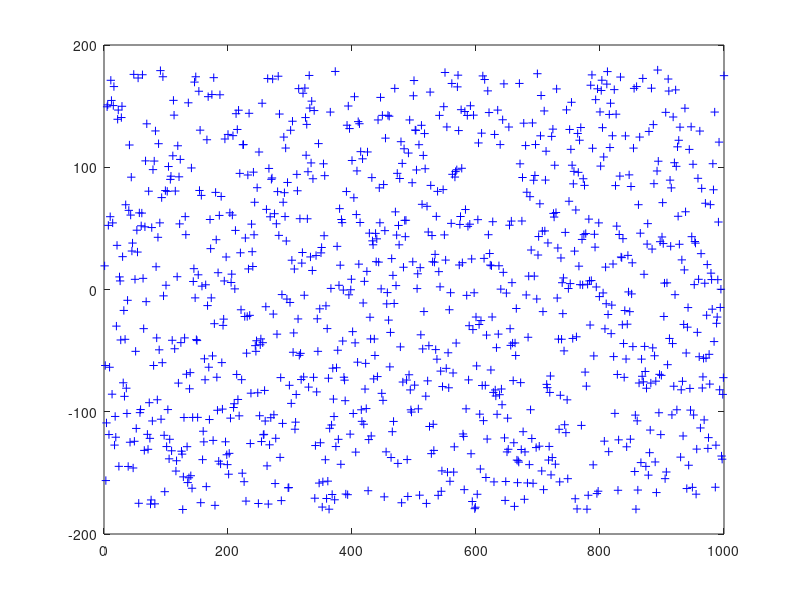
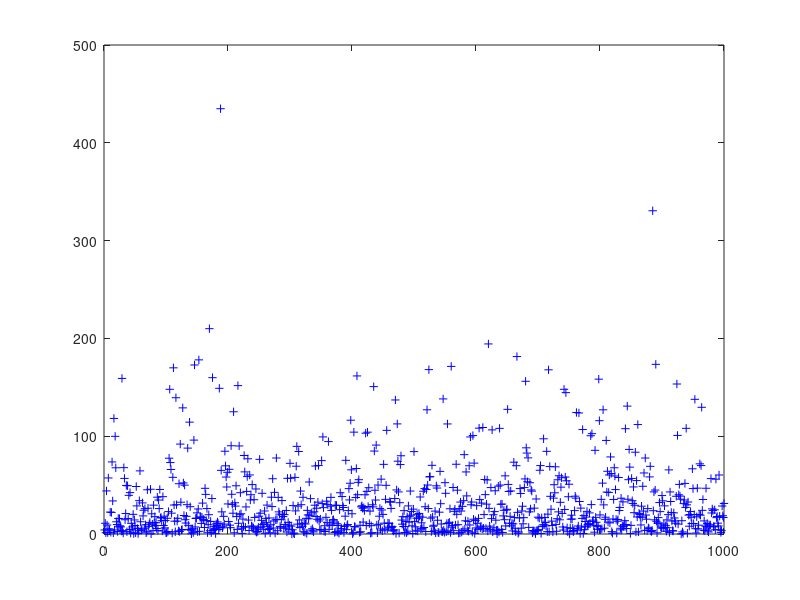

These figures' MATLAB source, in order:
%% Afric_Sim_test_Cumulant
clear;clc;
%% Initializations
mag_one = 1;
mag_two = 1/2;
phase_one = pi/6;
phase_two = pi/4;
array_size = 6;
Averaged_samples = 1000;
Noise_weight = 0.1;
X = zeros(1,array_size);
phi1=zeros(Averaged_samples,1);
mag1=zeros(Averaged_samples,1);


%% Two Element Array size
% A on Case 1
for Averaged_sample = 1:Averaged_samples;
    %     Noise = Averaged_sample*Noise_weight;
    for pos = 1:array_size;
        X(1,pos) = mag_one*exp(1i*2*pi*rand)*exp(-1i*sin(phase_one))...
            + mag_two*exp(1i*2*pi*rand)*exp(-1i*sin(phase_two))...
            + sqrt(-2*log(1-rand)).*exp(1i*2*pi*rand);
    end
    
     Y1 = [X(1,1),X(1,2)]; Y2 = [X(1,5),X(1,6)]; %Baseline = 4d
%     Y1 = [X(1,2),X(1,3)]; Y2 = [X(1,4),X(1,5)]; %Baseline = 2d
%     Y1 = [X(1,3),X(1,4)]; Y2 = [X(1,4),X(1,5)]; %Baseline = d
%     Y1 = [X(1,2),X(1,3),X(1,4)]; Y2 = [X(1,3),X(1,4),X(1,5)]; %Baseline = d
%     Y1 = [X(1,1),X(1,2),X(1,3),X(1,4)]; Y2 = [X(1,2),X(1,3),X(1,4),X(1,5)]; %Baseline = d
    
    R1 = Y1*Y1';
    R2 = Y1*Y2';
    
    A = R1*R2';
   
    phi1(Averaged_sample)=phi1(Averaged_sample) + angle(A);
    mag1(Averaged_sample)=mag1(Averaged_sample) + abs(A);
    
end
%% Ploting Results

figure(1)
plot(phi1*180/pi,'b+');

figure(2)
plot(mag1,'b+');
